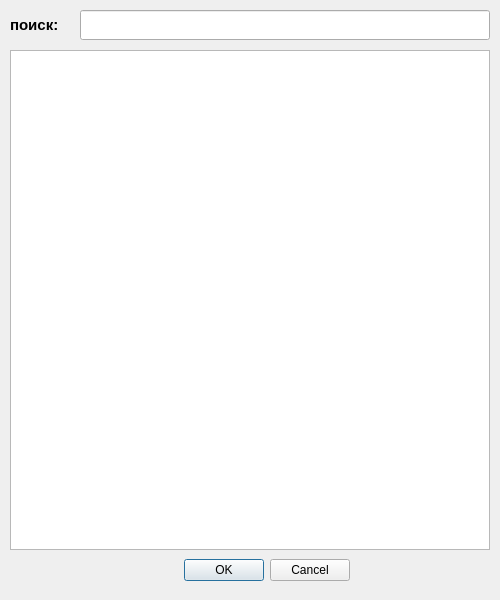
<?xml version="1.0" encoding="UTF-8"?>
<ui version="4.0">
 <class>Dialog</class>
 <widget class="QDialog" name="Dialog">
  <property name="geometry">
   <rect>
    <x>0</x>
    <y>0</y>
    <width>500</width>
    <height>600</height>
   </rect>
  </property>
  <property name="windowTitle">
   <string>Dialog</string>
  </property>
  <widget class="QDialogButtonBox" name="returnData">
   <property name="geometry">
    <rect>
     <x>150</x>
     <y>550</y>
     <width>200</width>
     <height>40</height>
    </rect>
   </property>
   <property name="font">
    <font>
     <pointsize>9</pointsize>
    </font>
   </property>
   <property name="standardButtons">
    <set>QDialogButtonBox::Cancel|QDialogButtonBox::Ok</set>
   </property>
  </widget>
  <widget class="QLineEdit" name="searchBarLedit">
   <property name="geometry">
    <rect>
     <x>80</x>
     <y>10</y>
     <width>410</width>
     <height>30</height>
    </rect>
   </property>
   <property name="font">
    <font>
     <family>Times New Roman</family>
     <pointsize>11</pointsize>
    </font>
   </property>
  </widget>
  <widget class="QListWidget" name="AllData">
   <property name="geometry">
    <rect>
     <x>10</x>
     <y>50</y>
     <width>480</width>
     <height>500</height>
    </rect>
   </property>
  </widget>
  <widget class="QLabel" name="label">
   <property name="geometry">
    <rect>
     <x>10</x>
     <y>10</y>
     <width>70</width>
     <height>30</height>
    </rect>
   </property>
   <property name="font">
    <font>
     <pointsize>11</pointsize>
     <weight>75</weight>
     <bold>true</bold>
    </font>
   </property>
   <property name="text">
    <string>поиск:</string>
   </property>
  </widget>
 </widget>
 <resources/>
 <connections/>
</ui>
